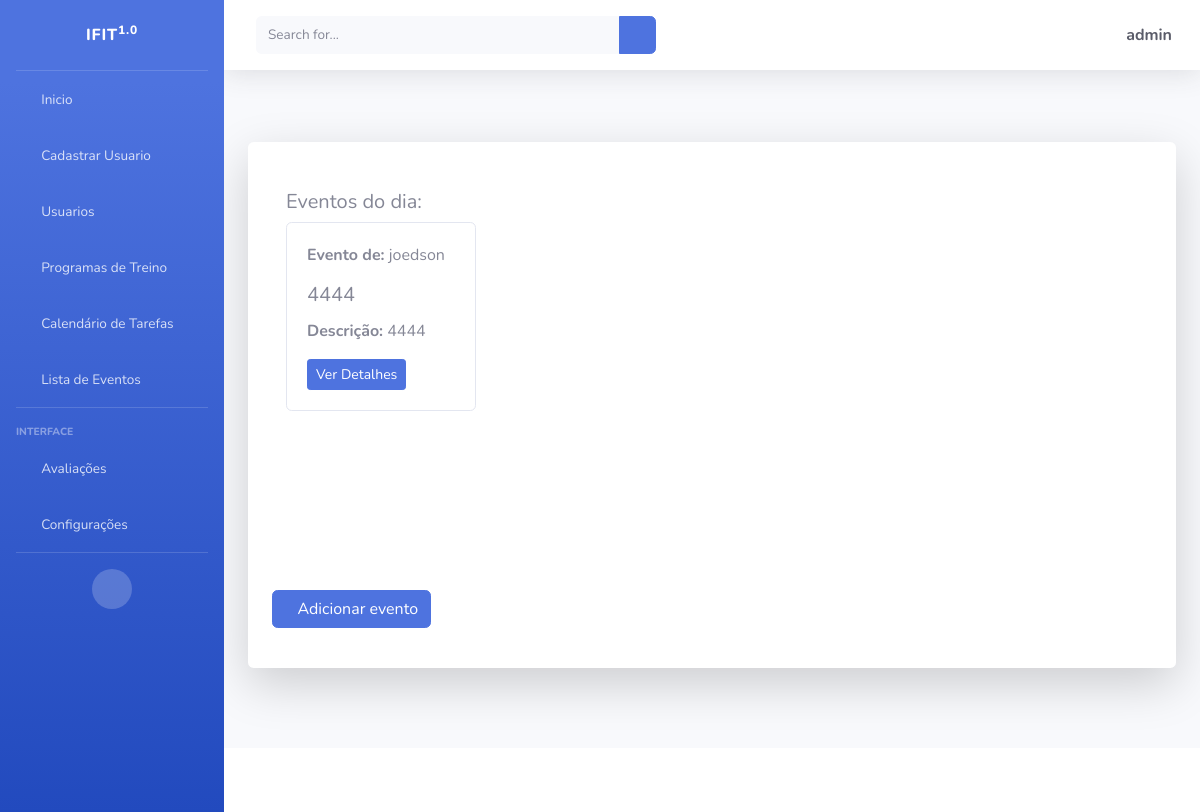
Page /Calendar/ (signed in) on the earlier database version.
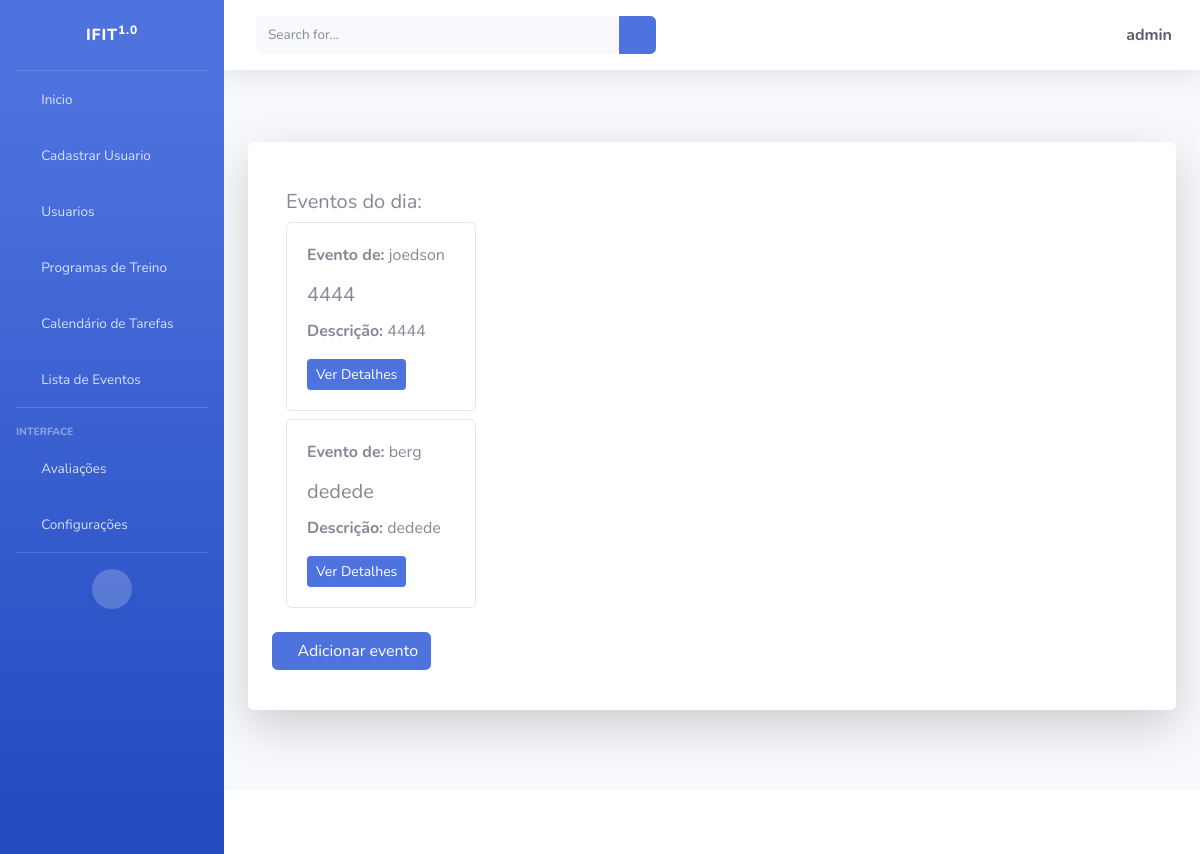
Same page on the later database version.
### tasks/models.py (models this page shows, shortened)
class Task(models.Model):
    id = models.BigAutoField(primary_key=True)
    title = models.CharField(max_length=255)
    description = models.TextField()
    start_date = models.DateField()
    end_date = models.DateField()
    total_subs = models.PositiveIntegerField(default=0)
    subs = models.PositiveIntegerField(default=0)
    start_time = models.TimeField()
    end_time = models.TimeField()
    usuario = models.ForeignKey(User, on_delete=models.CASCADE)
    programa_treino = models.ForeignKey(TrainingExercicio, on_delete=models.PROTECT)
    created_at = models.DateTimeField(auto_now_add=True)
    updated_at = models.DateTimeField(auto_now=True)

### tasks/views.py (the view)
# urls.py: path('Calendar/', CalendarView.as_view(), name='calendar'),
class CalendarView(TemplateView):
    template_name = 'tasks/calendar.html'
    def get_context_data(self, **kwargs):
        context = super().get_context_data(**kwargs)
        today = timezone.localdate()
        user = self.request.user
        is_authenticated = user.is_authenticated
        if user.is_superuser:
            events_today = Task.objects.filter(start_date__lte=today, end_date__gte=today)
        elif not is_authenticated:
            events_today = Task.objects.none()
        else:
            events_today = Task.objects.filter(usuario=user, start_date__lte=today, end_date__gte=today)
        context['events_today'] = events_today
        return context

### tasks/templates/tasks/calendar.html (shortened to what this page needs)
{% extends 'paginas/index.html' %}
{% load static %}
{% block conteudo %}
<div class="container-fluid mt-4">
    <div class="row" id="calendar-container">
        <div class="col-md-3 mb-3" id="events-column">
            <h5>Eventos do dia:</h5>
            {% for event in events_today %}
                <div class="card mb-2">
                    <div class="card-body">
                        <p class="card-text"><strong>Evento de:</strong> {{ event.usuario.username }}</p>
                        <h5 class="card-title">{{ event.title }}</h5>
                        <p class="card-text"><strong>Descrição:</strong> {{ event.description }}</p>
                        <a href="/task/{{ event.id }}" class="btn btn-primary btn-sm">Ver Detalhes</a>
                    </div>
                </div>
            {% empty %}
                <p class="text-muted">Não há eventos para hoje.</p>
            {% endfor %}
        </div>
        <div class="col-md-9" id="calendar-column">
            <div id="calendar"></div>
        </div>
    </div>
</div>
<div class="row mb-3">
    <div class="col-12 col-sm-auto">
        <a id="add-link" href="{% url 'new-task' %}" class="btn btn-primary d-flex align-items-center">
            <i class="fas fa-plus me-2"></i>  Adicionar evento
        </a>
    </div>
</div>
{% endblock %}

Differences in the rows shown:
added Task: usuario.username "berg", title "dedede", description "dedede"
